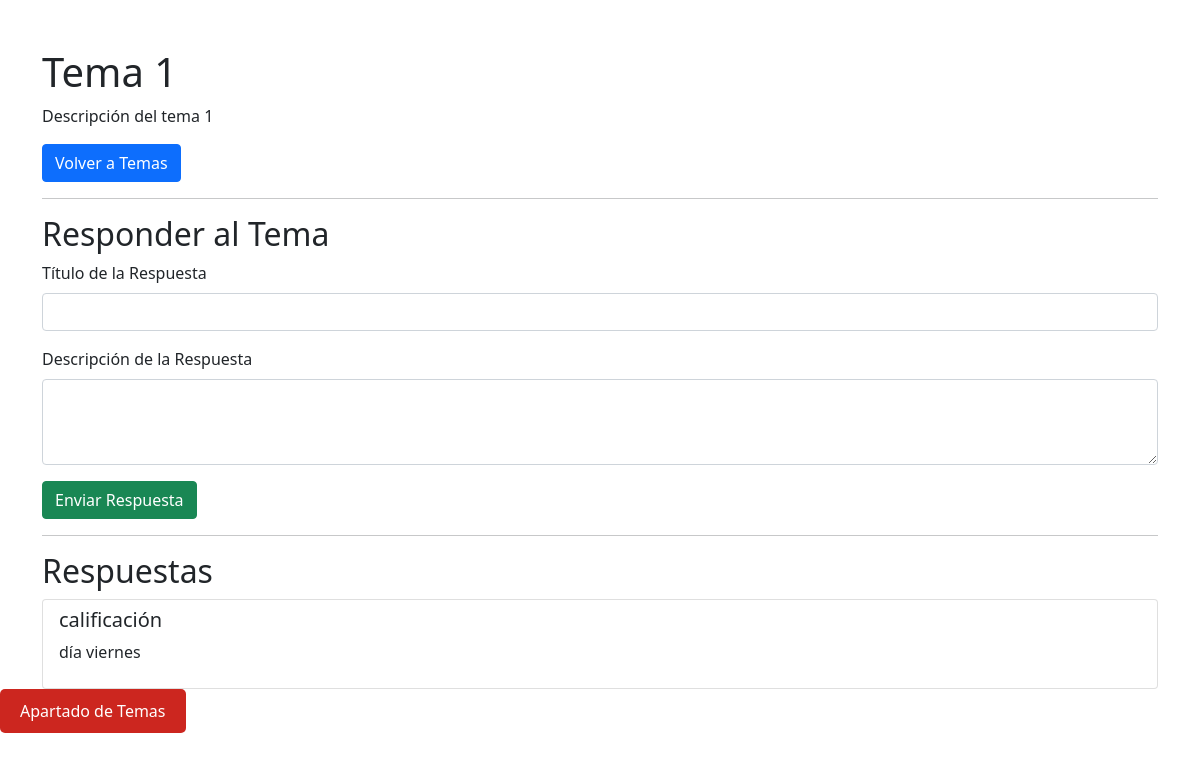
Screenshot of /view_topic.php?topic_id=1 with the database file from the repository.
### tables this page shows
CREATE TABLE `topics` (
  `id` int(11) NOT NULL,
  `name` varchar(255) NOT NULL,
  `description` text NOT NULL
);

CREATE TABLE `replies` (
  `id` int(11) NOT NULL,
  `topic_id` int(11) DEFAULT NULL,
  `user_id` int(11) DEFAULT NULL,
  `title` varchar(255) NOT NULL,
  `description` text DEFAULT NULL,
  `created_at` timestamp NOT NULL DEFAULT current_timestamp()
);

### view_topic.php (the view, shortened to what this page needs)
<?php
$servername = "localhost";
$username = "root";
$password = "";
$dbname = "ayuda_leon";
$conn = new mysqli($servername, $username, $password, $dbname);
if (isset($_GET['topic_id'])) {
    $topic_id = intval($_GET['topic_id']);
    $stmt = $conn->prepare("SELECT name, description FROM topics WHERE id = ?");
    $stmt->bind_param("i", $topic_id);
    $stmt->execute();
    $result = $stmt->get_result();
    if ($result->num_rows > 0) {
        $topic = $result->fetch_assoc();
    } else {
        echo "Tema no encontrado.";
        exit;
    }
} else {
    echo "ID de tema no especificado.";
    exit;
}
$stmt = $conn->prepare("SELECT title, description FROM replies WHERE topic_id = ?");
$stmt->bind_param("i", $topic_id);
$stmt->execute();
$result = $stmt->get_result();
$responses = [];
if ($result->num_rows > 0) {
    while ($row = $result->fetch_assoc()) {
        $responses[] = $row;
    }
}
?>
<!DOCTYPE html>
<html lang="es">
<head>
    <link href="https://cdn.jsdelivr.net/npm/bootstrap@5.1.3/dist/css/bootstrap.min.css" rel="stylesheet">
</head>
<body>
    <div class="container mt-5">
        <h1><?php echo htmlspecialchars($topic['name']); ?></h1>
        <p><?php echo nl2br(htmlspecialchars($topic['description'])); ?></p>
        <a href="index.php" class="btn btn-primary">Volver a Temas</a>
        <hr>
        <h2>Responder al Tema</h2>
        <form method="post" action="">
            <div class="mb-3">
                <label for="reply_title" class="form-label">Título de la Respuesta</label>
                <input type="text" class="form-control" id="reply_title" name="reply_title" required>
            </div>
            <div class="mb-3">
                <label for="reply_description" class="form-label">Descripción de la Respuesta</label>
                <textarea class="form-control" id="reply_description" name="reply_description" rows="3" required></textarea>
            </div>
            <button type="submit" class="btn btn-success">Enviar Respuesta</button>
        </form>
        <hr>
        <h2>Respuestas</h2>
        <?php if (count($responses) > 0): ?>
            <ul class="list-group">
                <?php foreach ($responses as $response): ?>
                    <li class="list-group-item">
                        <h5><?php echo htmlspecialchars($response['title']); ?></h5>
                        <p><?php echo nl2br(htmlspecialchars($response['description'])); ?></p>
                    </li>
                <?php endforeach; ?>
            </ul>
        <?php else: ?>
            <p>No hay respuestas para este tema aún.</p>
        <?php endif; ?>
    </div>
</body>
<footer>
<div>
    <a href="http://localhost/ayuda%20leon/temas.php" class="boton">Apartado de Temas</a>
    </div>
</footer>
</html>

### view_topic.php (style rules this page uses)
.boton { background-color: #cc261f; color: white; padding: 10px 20px; text-align: center; text-decoration: none; display: inline-block; border: none; border-radius: 5px; cursor: pointer; }

### rows the page displays
topics: name "Tema 1", description "Descripción del tema 1"
replies: title "calificación", description "día viernes"
